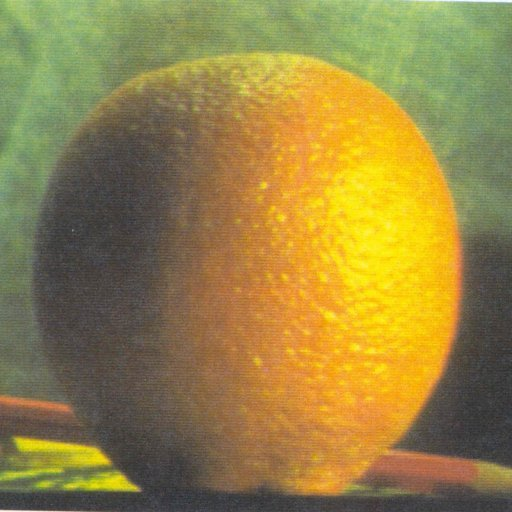
#> input picture day03_ROI_contour/orange.jpg, 512 x 512 px
$ python image_histogram.py
#> lines starting #> are read from the running program, lines starting #| are printed output that depends on the picture
# histogram : 이미지에서 각 밝기값이 몇 개나 있는지 세어서 그래프로 나타낸 것
import cv2 as cv
import urllib.request
import sys
import os
import matplotlib.pylab as plt

# github sample 주소 : https://github.com/opencv/opencv/tree/master/samples/data
def get_sample(filename):
#> called with filename = 'orange.jpg'
    if not os.path.exists(filename):
        url = f"https://raw.githubusercontent.com/opencv/opencv/master/samples/data/{filename}"
        urllib.request.urlretrieve(url, filename)
    return cv.imread(filename)
#> returned value is the input picture: shape (512, 512, 3); mean B, G, R 69.2, 131.8, 150.2

# 파일 읽기
img = get_sample("orange.jpg")
img_gray = cv.imread("orange.jpg", cv.IMREAD_GRAYSCALE) #  BGR
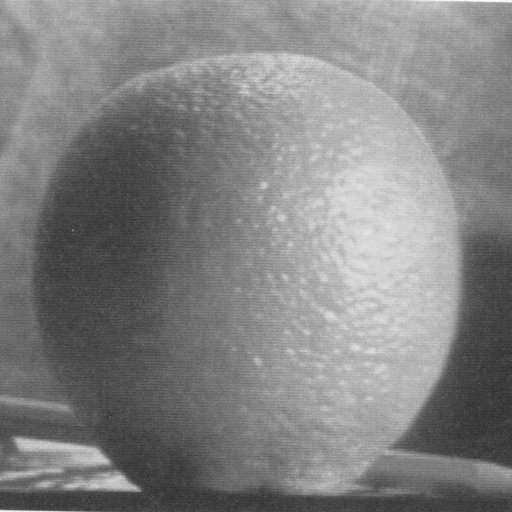
#> img_gray: shape (512, 512); min 44, max 253, mean 130.2
#img_gray = get_sample("starry_night.jpg", cv.IMREAD_GRAYSCALE)
if img is None:
    sys.exit("Could not read the image.")

#cv.imshow("Display window_color", img)
#cv.imshow("Display window_gray", img_gray)

# 히스토그램 계산
hist = cv.calcHist([img_gray], [0], None, [256], [0, 256])
#> hist = 256 values, max 2596 at index 70, min 0 at index 0, mean 1024

# 히스토그램 그리기
plt.plot(hist)
print("hist.shape:", hist.shape)  # (256, 1)
#| hist.shape: (256, 1)
print("hist.sum():", hist.sum(), "img.shape:", img_gray.shape)
#| hist.sum(): 262144.0 img.shape: (512, 512)
plt.show()

# 창 닫기
k = cv.waitKey(0)
#> (key Esc is pressed here)

# 파일 저장
if k == ord("s"):
    cv.imwrite("start_night.png", img)
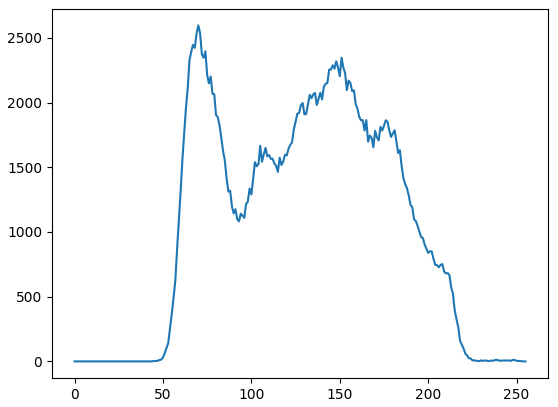
#> figure drawn by matplotlib, 1 panel; curve peaks at x = 70, y = 2596

$ run again, with day03_ROI_contour/sudoku.png saved as day03_ROI_contour/orange.jpg
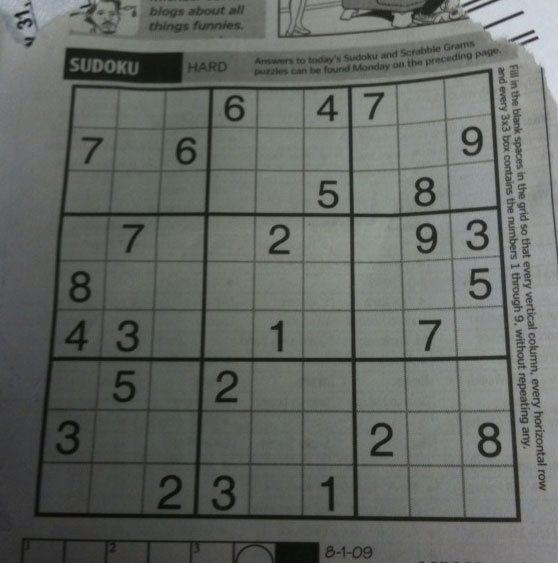
#> input picture day03_ROI_contour/sudoku.png, 558 x 563 px
#> in get_sample, returned value is the input picture: shape (563, 558, 3); mean B, G, R 99.5, 104.1, 100
#> hist = 256 values, max 4082 at index 104, min 0 at index 0, mean 1227.2
#| hist.shape: (256, 1)
#| hist.sum(): 314154.0 img.shape: (563, 558)
#> `cv.imwrite("start_night.png", img)`:
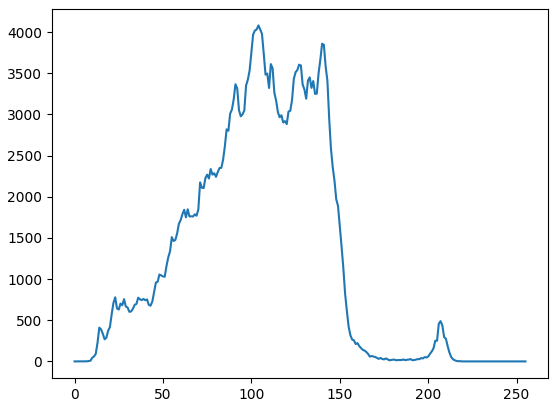
#> figure drawn by matplotlib, 1 panel; curve peaks at x = 104, y = 4082
